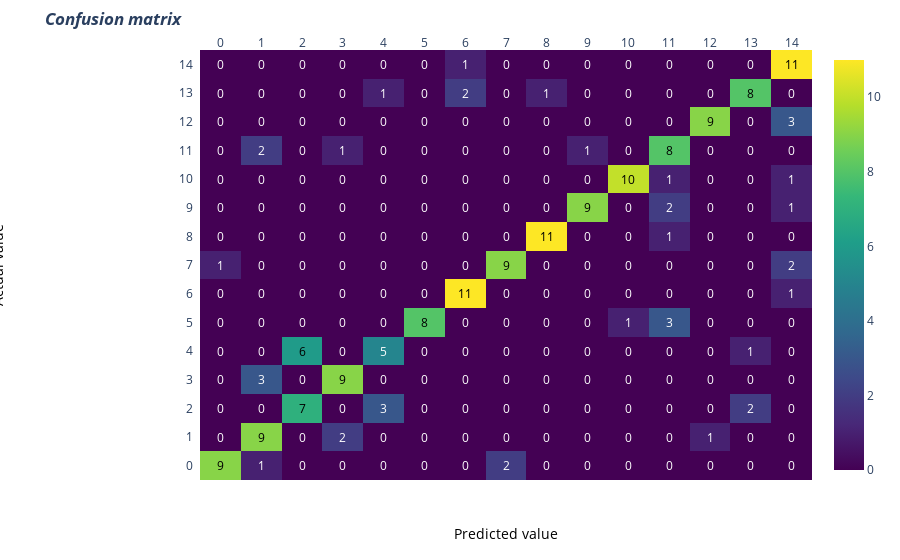

Notebook cell for this chart:
### Code cell
import plotly.figure_factory as ff
# invert z idx values

z= cm

# invert z idx values
#z = z[::-1]

x= [0,1,2,3,4,5,6,7,8,9,10,11,12,13,14]
y1=x
#y =x[::-1].copy() # invert idx values of x
#print(y)
#y=x
# change each element of z to type string for annotations
z_text = [[str(y1) for y1 in x] for x in z]

# set up figure
fig = ff.create_annotated_heatmap(z, x=x, y=y1, annotation_text=z_text, colorscale='Viridis')

# add title
fig.update_layout(title_text='<i><b>Confusion matrix</b></i>',
                  #xaxis = dict(title='x'),
                  #yaxis = dict(title='x')
                 )

# add custom xaxis title
fig.add_annotation(dict(font=dict(color="black",size=14),
                        x=0.5,
                        y=-0.15,
                        showarrow=False,
                        text="Predicted value",
                        xref="paper",
                        yref="paper"))

# add custom yaxis title
fig.add_annotation(dict(font=dict(color="black",size=14),
                        x=-0.35,
                        y=0.5,
                        showarrow=False,
                        text="Actual value",
                        textangle=-90,
                        xref="paper",
                        yref="paper"))

# adjust margins to make room for yaxis title
fig.update_layout(margin=dict(t=50, l=200))

# add colorbar
fig['data'][0]['showscale'] = True
fig.show()

### Figure 1 — Plotly figure (JSON) as saved in the notebook; plotly's stock layout.template omitted (floating-point values rounded to 4 significant figures; data arrays with more than 128 entries replaced by an {"elided": "..."} marker saying what was removed)
{"data": [{"colorscale": [[0, "#440154"], [0.1111, "#482878"], [0.2222, "#3e4989"], [0.3333, "#31688e"], [0.4444, "#26828e"], [0.5556, "#1f9e89"], [0.6667, "#35b779"], [0.7778, "#6ece58"], [0.8889, "#b5de2b"], [1, "#fde725"]], "reversescale": false, "showscale": true, "type": "heatmap", "x": [0, 1, 2, 3, 4, 5, 6, 7, 8, 9, 10, 11, 12, 13, 14], "y": [0, 1, 2, 3, 4, 5, 6, 7, 8, 9, 10, 11, 12, 13, 14], "z": {"elided": "15x15 int values"}}], "layout": {"annotations": [{"font": {"color": "#000000"}, "showarrow": false, "text": "9", "x": 0, "xref": "x", "y": 0, "yref": "y"}, {"font": {"color": "#FFFFFF"}, "showarrow": false, "text": "1", "x": 1, "xref": "x", "y": 0, "yref": "y"}, {"font": {"color": "#FFFFFF"}, "showarrow": false, "text": "0", "x": 2, "xref": "x", "y": 0, "yref": "y"}, {"font": {"color": "#FFFFFF"}, "showarrow": false, "text": "0", "x": 3, "xref": "x", "y": 0, "yref": "y"}, {"font": {"color": "#FFFFFF"}, "showarrow": false, "text": "0", "x": 4, "xref": "x", "y": 0, "yref": "y"}, {"font": {"color": "#FFFFFF"}, "showarrow": false, "text": "0", "x": 5, "xref": "x", "y": 0, "yref": "y"}, {"font": {"color": "#FFFFFF"}, "showarrow": false, "text": "0", "x": 6, "xref": "x", "y": 0, "yref": "y"}, {"font": {"color": "#FFFFFF"}, "showarrow": false, "text": "2", "x": 7, "xref": "x", "y": 0, "yref": "y"}, {"font": {"color": "#FFFFFF"}, "showarrow": false, "text": "0", "x": 8, "xref": "x", "y": 0, "yref": "y"}, {"font": {"color": "#FFFFFF"}, "showarrow": false, "text": "0", "x": 9, "xref": "x", "y": 0, "yref": "y"}, {"font": {"color": "#FFFFFF"}, "showarrow": false, "text": "0", "x": 10, "xref": "x", "y": 0, "yref": "y"}, {"font": {"color": "#FFFFFF"}, "showarrow": false, "text": "0", "x": 11, "xref": "x", "y": 0, "yref": "y"}, {"font": {"color": "#FFFFFF"}, "showarrow": false, "text": "0", "x": 12, "xref": "x", "y": 0, "yref": "y"}, {"font": {"color": "#FFFFFF"}, "showarrow": false, "text": "0", "x": 13, "xref": "x", "y": 0, "yref": "y"}, {"font": {"color": "#FFFFFF"}, "showarrow": false, "text": "0", "x": 14, "xref": "x", "y": 0, "yref": "y"}, {"font": {"color": "#FFFFFF"}, "showarrow": false, "text": "0", "x": 0, "xref": "x", "y": 1, "yref": "y"}, {"font": {"color": "#000000"}, "showarrow": false, "text": "9", "x": 1, "xref": "x", "y": 1, "yref": "y"}, {"font": {"color": "#FFFFFF"}, "showarrow": false, "text": "0", "x": 2, "xref": "x", "y": 1, "yref": "y"}, {"font": {"color": "#FFFFFF"}, "showarrow": false, "text": "2", "x": 3, "xref": "x", "y": 1, "yref": "y"}, {"font": {"color": "#FFFFFF"}, "showarrow": false, "text": "0", "x": 4, "xref": "x", "y": 1, "yref": "y"}, {"font": {"color": "#FFFFFF"}, "showarrow": false, "text": "0", "x": 5, "xref": "x", "y": 1, "yref": "y"}, {"font": {"color": "#FFFFFF"}, "showarrow": false, "text": "0", "x": 6, "xref": "x", "y": 1, "yref": "y"}, {"font": {"color": "#FFFFFF"}, "showarrow": false, "text": "0", "x": 7, "xref": "x", "y": 1, "yref": "y"}, {"font": {"color": "#FFFFFF"}, "showarrow": false, "text": "0", "x": 8, "xref": "x", "y": 1, "yref": "y"}, {"font": {"color": "#FFFFFF"}, "showarrow": false, "text": "0", "x": 9, "xref": "x", "y": 1, "yref": "y"}, {"font": {"color": "#FFFFFF"}, "showarrow": false, "text": "0", "x": 10, "xref": "x", "y": 1, "yref": "y"}, {"font": {"color": "#FFFFFF"}, "showarrow": false, "text": "0", "x": 11, "xref": "x", "y": 1, "yref": "y"}, {"font": {"color": "#FFFFFF"}, "showarrow": false, "text": "1", "x": 12, "xref": "x", "y": 1, "yref": "y"}, {"font": {"color": "#FFFFFF"}, "showarrow": false, "text": "0", "x": 13, "xref": "x", "y": 1, "yref": "y"}, {"font": {"color": "#FFFFFF"}, "showarrow": false, "text": "0", "x": 14, "xref": "x", "y": 1, "yref": "y"}, {"font": {"color": "#FFFFFF"}, "showarrow": false, "text": "0", "x": 0, "xref": "x", "y": 2, "yref": "y"}, {"font": {"color": "#FFFFFF"}, "showarrow": false, "text": "0", "x": 1, "xref": "x", "y": 2, "yref": "y"}, {"font": {"color": "#000000"}, "showarrow": false, "text": "7", "x": 2, "xref": "x", "y": 2, "yref": "y"}, {"font": {"color": "#FFFFFF"}, "showarrow": false, "text": "0", "x": 3, "xref": "x", "y": 2, "yref": "y"}, {"font": {"color": "#FFFFFF"}, "showarrow": false, "text": "3", "x": 4, "xref": "x", "y": 2, "yref": "y"}, {"font": {"color": "#FFFFFF"}, "showarrow": false, "text": "0", "x": 5, "xref": "x", "y": 2, "yref": "y"}, {"font": {"color": "#FFFFFF"}, "showarrow": false, "text": "0", "x": 6, "xref": "x", "y": 2, "yref": "y"}, {"font": {"color": "#FFFFFF"}, "showarrow": false, "text": "0", "x": 7, "xref": "x", "y": 2, "yref": "y"}, {"font": {"color": "#FFFFFF"}, "showarrow": false, "text": "0", "x": 8, "xref": "x", "y": 2, "yref": "y"}, {"font": {"color": "#FFFFFF"}, "showarrow": false, "text": "0", "x": 9, "xref": "x", "y": 2, "yref": "y"}, {"font": {"color": "#FFFFFF"}, "showarrow": false, "text": "0", "x": 10, "xref": "x", "y": 2, "yref": "y"}, {"font": {"color": "#FFFFFF"}, "showarrow": false, "text": "0", "x": 11, "xref": "x", "y": 2, "yref": "y"}, {"font": {"color": "#FFFFFF"}, "showarrow": false, "text": "0", "x": 12, "xref": "x", "y": 2, "yref": "y"}, {"font": {"color": "#FFFFFF"}, "showarrow": false, "text": "2", "x": 13, "xref": "x", "y": 2, "yref": "y"}, {"font": {"color": "#FFFFFF"}, "showarrow": false, "text": "0", "x": 14, "xref": "x", "y": 2, "yref": "y"}, {"font": {"color": "#FFFFFF"}, "showarrow": false, "text": "0", "x": 0, "xref": "x", "y": 3, "yref": "y"}, {"font": {"color": "#FFFFFF"}, "showarrow": false, "text": "3", "x": 1, "xref": "x", "y": 3, "yref": "y"}, {"font": {"color": "#FFFFFF"}, "showarrow": false, "text": "0", "x": 2, "xref": "x", "y": 3, "yref": "y"}, {"font": {"color": "#000000"}, "showarrow": false, "text": "9", "x": 3, "xref": "x", "y": 3, "yref": "y"}, {"font": {"color": "#FFFFFF"}, "showarrow": false, "text": "0", "x": 4, "xref": "x", "y": 3, "yref": "y"}, {"font": {"color": "#FFFFFF"}, "showarrow": false, "text": "0", "x": 5, "xref": "x", "y": 3, "yref": "y"}, {"font": {"color": "#FFFFFF"}, "showarrow": false, "text": "0", "x": 6, "xref": "x", "y": 3, "yref": "y"}, {"font": {"color": "#FFFFFF"}, "showarrow": false, "text": "0", "x": 7, "xref": "x", "y": 3, "yref": "y"}, {"font": {"color": "#FFFFFF"}, "showarrow": false, "text": "0", "x": 8, "xref": "x", "y": 3, "yref": "y"}, {"font": {"color": "#FFFFFF"}, "showarrow": false, "text": "0", "x": 9, "xref": "x", "y": 3, "yref": "y"}, {"font": {"color": "#FFFFFF"}, "showarrow": false, "text": "0", "x": 10, "xref": "x", "y": 3, "yref": "y"}, {"font": {"color": "#FFFFFF"}, "showarrow": false, "text": "0", "x": 11, "xref": "x", "y": 3, "yref": "y"}, {"font": {"color": "#FFFFFF"}, "showarrow": false, "text": "0", "x": 12, "xref": "x", "y": 3, "yref": "y"}, {"font": {"color": "#FFFFFF"}, "showarrow": false, "text": "0", "x": 13, "xref": "x", "y": 3, "yref": "y"}, {"font": {"color": "#FFFFFF"}, "showarrow": false, "text": "0", "x": 14, "xref": "x", "y": 3, "yref": "y"}, {"font": {"color": "#FFFFFF"}, "showarrow": false, "text": "0", "x": 0, "xref": "x", "y": 4, "yref": "y"}, {"font": {"color": "#FFFFFF"}, "showarrow": false, "text": "0", "x": 1, "xref": "x", "y": 4, "yref": "y"}, {"font": {"color": "#000000"}, "showarrow": false, "text": "6", "x": 2, "xref": "x", "y": 4, "yref": "y"}, {"font": {"color": "#FFFFFF"}, "showarrow": false, "text": "0", "x": 3, "xref": "x", "y": 4, "yref": "y"}, {"font": {"color": "#FFFFFF"}, "showarrow": false, "text": "5", "x": 4, "xref": "x", "y": 4, "yref": "y"}, {"font": {"color": "#FFFFFF"}, "showarrow": false, "text": "0", "x": 5, "xref": "x", "y": 4, "yref": "y"}, {"font": {"color": "#FFFFFF"}, "showarrow": false, "text": "0", "x": 6, "xref": "x", "y": 4, "yref": "y"}, {"font": {"color": "#FFFFFF"}, "showarrow": false, "text": "0", "x": 7, "xref": "x", "y": 4, "yref": "y"}, {"font": {"color": "#FFFFFF"}, "showarrow": false, "text": "0", "x": 8, "xref": "x", "y": 4, "yref": "y"}, {"font": {"color": "#FFFFFF"}, "showarrow": false, "text": "0", "x": 9, "xref": "x", "y": 4, "yref": "y"}, {"font": {"color": "#FFFFFF"}, "showarrow": false, "text": "0", "x": 10, "xref": "x", "y": 4, "yref": "y"}, {"font": {"color": "#FFFFFF"}, "showarrow": false, "text": "0", "x": 11, "xref": "x", "y": 4, "yref": "y"}, {"font": {"color": "#FFFFFF"}, "showarrow": false, "text": "0", "x": 12, "xref": "x", "y": 4, "yref": "y"}, {"font": {"color": "#FFFFFF"}, "showarrow": false, "text": "1", "x": 13, "xref": "x", "y": 4, "yref": "y"}, {"font": {"color": "#FFFFFF"}, "showarrow": false, "text": "0", "x": 14, "xref": "x", "y": 4, "yref": "y"}, {"font": {"color": "#FFFFFF"}, "showarrow": false, "text": "0", "x": 0, "xref": "x", "y": 5, "yref": "y"}, {"font": {"color": "#FFFFFF"}, "showarrow": false, "text": "0", "x": 1, "xref": "x", "y": 5, "yref": "y"}, {"font": {"color": "#FFFFFF"}, "showarrow": false, "text": "0", "x": 2, "xref": "x", "y": 5, "yref": "y"}, {"font": {"color": "#FFFFFF"}, "showarrow": false, "text": "0", "x": 3, "xref": "x", "y": 5, "yref": "y"}, {"font": {"color": "#FFFFFF"}, "showarrow": false, "text": "0", "x": 4, "xref": "x", "y": 5, "yref": "y"}, {"font": {"color": "#000000"}, "showarrow": false, "text": "8", "x": 5, "xref": "x", "y": 5, "yref": "y"}, {"font": {"color": "#FFFFFF"}, "showarrow": false, "text": "0", "x": 6, "xref": "x", "y": 5, "yref": "y"}, {"font": {"color": "#FFFFFF"}, "showarrow": false, "text": "0", "x": 7, "xref": "x", "y": 5, "yref": "y"}, {"font": {"color": "#FFFFFF"}, "showarrow": false, "text": "0", "x": 8, "xref": "x", "y": 5, "yref": "y"}, {"font": {"color": "#FFFFFF"}, "showarrow": false, "text": "0", "x": 9, "xref": "x", "y": 5, "yref": "y"}, {"font": {"color": "#FFFFFF"}, "showarrow": false, "text": "1", "x": 10, "xref": "x", "y": 5, "yref": "y"}, {"font": {"color": "#FFFFFF"}, "showarrow": false, "text": "3", "x": 11, "xref": "x", "y": 5, "yref": "y"}, {"font": {"color": "#FFFFFF"}, "showarrow": false, "text": "0", "x": 12, "xref": "x", "y": 5, "yref": "y"}, {"font": {"color": "#FFFFFF"}, "showarrow": false, "text": "0", "x": 13, "xref": "x", "y": 5, "yref": "y"}, {"font": {"color": "#FFFFFF"}, "showarrow": false, "text": "0", "x": 14, "xref": "x", "y": 5, "yref": "y"}, {"font": {"color": "#FFFFFF"}, "showarrow": false, "text": "0", "x": 0, "xref": "x", "y": 6, "yref": "y"}, {"font": {"color": "#FFFFFF"}, "showarrow": false, "text": "0", "x": 1, "xref": "x", "y": 6, "yref": "y"}, {"font": {"color": "#FFFFFF"}, "showarrow": false, "text": "0", "x": 2, "xref": "x", "y": 6, "yref": "y"}, {"font": {"color": "#FFFFFF"}, "showarrow": false, "text": "0", "x": 3, "xref": "x", "y": 6, "yref": "y"}, {"font": {"color": "#FFFFFF"}, "showarrow": false, "text": "0", "x": 4, "xref": "x", "y": 6, "yref": "y"}, {"font": {"color": "#FFFFFF"}, "showarrow": false, "text": "0", "x": 5, "xref": "x", "y": 6, "yref": "y"}, {"font": {"color": "#000000"}, "showarrow": false, "text": "11", "x": 6, "xref": "x", "y": 6, "yref": "y"}, {"font": {"color": "#FFFFFF"}, "showarrow": false, "text": "0", "x": 7, "xref": "x", "y": 6, "yref": "y"}, {"font": {"color": "#FFFFFF"}, "showarrow": false, "text": "0", "x": 8, "xref": "x", "y": 6, "yref": "y"}, {"font": {"color": "#FFFFFF"}, "showarrow": false, "text": "0", "x": 9, "xref": "x", "y": 6, "yref": "y"}, {"font": {"color": "#FFFFFF"}, "showarrow": false, "text": "0", "x": 10, "xref": "x", "y": 6, "yref": "y"}, {"font": {"color": "#FFFFFF"}, "showarrow": false, "text": "0", "x": 11, "xref": "x", "y": 6, "yref": "y"}, {"font": {"color": "#FFFFFF"}, "showarrow": false, "text": "0", "x": 12, "xref": "x", "y": 6, "yref": "y"}, {"font": {"color": "#FFFFFF"}, "showarrow": false, "text": "0", "x": 13, "xref": "x", "y": 6, "yref": "y"}, {"font": {"color": "#FFFFFF"}, "showarrow": false, "text": "1", "x": 14, "xref": "x", "y": 6, "yref": "y"}, {"font": {"color": "#FFFFFF"}, "showarrow": false, "text": "1", "x": 0, "xref": "x", "y": 7, "yref": "y"}, {"font": {"color": "#FFFFFF"}, "showarrow": false, "text": "0", "x": 1, "xref": "x", "y": 7, "yref": "y"}, {"font": {"color": "#FFFFFF"}, "showarrow": false, "text": "0", "x": 2, "xref": "x", "y": 7, "yref": "y"}, {"font": {"color": "#FFFFFF"}, "showarrow": false, "text": "0", "x": 3, "xref": "x", "y": 7, "yref": "y"}, {"font": {"color": "#FFFFFF"}, "showarrow": false, "text": "0", "x": 4, "xref": "x", "y": 7, "yref": "y"}, {"font": {"color": "#FFFFFF"}, "showarrow": false, "text": "0", "x": 5, "xref": "x", "y": 7, "yref": "y"}, {"font": {"color": "#FFFFFF"}, "showarrow": false, "text": "0", "x": 6, "xref": "x", "y": 7, "yref": "y"}, {"font": {"color": "#000000"}, "showarrow": false, "text": "9", "x": 7, "xref": "x", "y": 7, "yref": "y"}, {"font": {"color": "#FFFFFF"}, "showarrow": false, "text": "0", "x": 8, "xref": "x", "y": 7, "yref": "y"}, {"font": {"color": "#FFFFFF"}, "showarrow": false, "text": "0", "x": 9, "xref": "x", "y": 7, "yref": "y"}, {"font": {"color": "#FFFFFF"}, "showarrow": false, "text": "0", "x": 10, "xref": "x", "y": 7, "yref": "y"}, {"font": {"color": "#FFFFFF"}, "showarrow": false, "text": "0", "x": 11, "xref": "x", "y": 7, "yref": "y"}, {"font": {"color": "#FFFFFF"}, "showarrow": false, "text": "0", "x": 12, "xref": "x", "y": 7, "yref": "y"}, {"font": {"color": "#FFFFFF"}, "showarrow": false, "text": "0", "x": 13, "xref": "x", "y": 7, "yref": "y"}, {"font": {"color": "#FFFFFF"}, "showarrow": false, "text": "2", "x": 14, "xref": "x", "y": 7, "yref": "y"}, {"font": {"color": "#FFFFFF"}, "showarrow": false, "text": "0", "x": 0, "xref": "x", "y": 8, "yref": "y"}, {"font": {"color": "#FFFFFF"}, "showarrow": false, "text": "0", "x": 1, "xref": "x", "y": 8, "yref": "y"}, {"font": {"color": "#FFFFFF"}, "showarrow": false, "text": "0", "x": 2, "xref": "x", "y": 8, "yref": "y"}, {"font": {"color": "#FFFFFF"}, "showarrow": false, "text": "0", "x": 3, "xref": "x", "y": 8, "yref": "y"}, {"font": {"color": "#FFFFFF"}, "showarrow": false, "text": "0", "x": 4, "xref": "x", "y": 8, "yref": "y"}, {"font": {"color": "#FFFFFF"}, "showarrow": false, "text": "0", "x": 5, "xref": "x", "y": 8, "yref": "y"}, {"font": {"color": "#FFFFFF"}, "showarrow": false, "text": "0", "x": 6, "xref": "x", "y": 8, "yref": "y"}, {"font": {"color": "#FFFFFF"}, "showarrow": false, "text": "0", "x": 7, "xref": "x", "y": 8, "yref": "y"}, {"font": {"color": "#000000"}, "showarrow": false, "text": "11", "x": 8, "xref": "x", "y": 8, "yref": "y"}, {"font": {"color": "#FFFFFF"}, "showarrow": false, "text": "0", "x": 9, "xref": "x", "y": 8, "yref": "y"}, {"font": {"color": "#FFFFFF"}, "showarrow": false, "text": "0", "x": 10, "xref": "x", "y": 8, "yref": "y"}, {"font": {"color": "#FFFFFF"}, "showarrow": false, "text": "1", "x": 11, "xref": "x", "y": 8, "yref": "y"}, {"font": {"color": "#FFFFFF"}, "showarrow": false, "text": "0", "x": 12, "xref": "x", "y": 8, "yref": "y"}, {"font": {"color": "#FFFFFF"}, "showarrow": false, "text": "0", "x": 13, "xref": "x", "y": 8, "yref": "y"}, {"font": {"color": "#FFFFFF"}, "showarrow": false, "text": "0", "x": 14, "xref": "x", "y": 8, "yref": "y"}, {"font": {"color": "#FFFFFF"}, "showarrow": false, "text": "0", "x": 0, "xref": "x", "y": 9, "yref": "y"}, {"font": {"color": "#FFFFFF"}, "showarrow": false, "text": "0", "x": 1, "xref": "x", "y": 9, "yref": "y"}, {"font": {"color": "#FFFFFF"}, "showarrow": false, "text": "0", "x": 2, "xref": "x", "y": 9, "yref": "y"}, {"font": {"color": "#FFFFFF"}, "showarrow": false, "text": "0", "x": 3, "xref": "x", "y": 9, "yref": "y"}, {"font": {"color": "#FFFFFF"}, "showarrow": false, "text": "0", "x": 4, "xref": "x", "y": 9, "yref": "y"}, {"font": {"color": "#FFFFFF"}, "showarrow": false, "text": "0", "x": 5, "xref": "x", "y": 9, "yref": "y"}, {"font": {"color": "#FFFFFF"}, "showarrow": false, "text": "0", "x": 6, "xref": "x", "y": 9, "yref": "y"}, {"font": {"color": "#FFFFFF"}, "showarrow": false, "text": "0", "x": 7, "xref": "x", "y": 9, "yref": "y"}, {"font": {"color": "#FFFFFF"}, "showarrow": false, "text": "0", "x": 8, "xref": "x", "y": 9, "yref": "y"}, {"font": {"color": "#000000"}, "showarrow": false, "text": "9", "x": 9, "xref": "x", "y": 9, "yref": "y"}, {"font": {"color": "#FFFFFF"}, "showarrow": false, "text": "0", "x": 10, "xref": "x", "y": 9, "yref": "y"}, {"font": {"color": "#FFFFFF"}, "showarrow": false, "text": "2", "x": 11, "xref": "x", "y": 9, "yref": "y"}, {"font": {"color": "#FFFFFF"}, "showarrow": false, "text": "0", "x": 12, "xref": "x", "y": 9, "yref": "y"}, {"font": {"color": "#FFFFFF"}, "showarrow": false, "text": "0", "x": 13, "xref": "x", "y": 9, "yref": "y"}, {"font": {"color": "#FFFFFF"}, "showarrow": false, "text": "1", "x": 14, "xref": "x", "y": 9, "yref": "y"}, {"font": {"color": "#FFFFFF"}, "showarrow": false, "text": "0", "x": 0, "xref": "x", "y": 10, "yref": "y"}, {"font": {"color": "#FFFFFF"}, "showarrow": false, "text": "0", "x": 1, "xref": "x", "y": 10, "yref": "y"}, {"font": {"color": "#FFFFFF"}, "showarrow": false, "text": "0", "x": 2, "xref": "x", "y": 10, "yref": "y"}, {"font": {"color": "#FFFFFF"}, "showarrow": false, "text": "0", "x": 3, "xref": "x", "y": 10, "yref": "y"}, {"font": {"color": "#FFFFFF"}, "showarrow": false, "text": "0", "x": 4, "xref": "x", "y": 10, "yref": "y"}, {"font": {"color": "#FFFFFF"}, "showarrow": false, "text": "0", "x": 5, "xref": "x", "y": 10, "yref": "y"}, {"font": {"color": "#FFFFFF"}, "showarrow": false, "text": "0", "x": 6, "xref": "x", "y": 10, "yref": "y"}, {"font": {"color": "#FFFFFF"}, "showarrow": false, "text": "0", "x": 7, "xref": "x", "y": 10, "yref": "y"}, {"font": {"color": "#FFFFFF"}, "showarrow": false, "text": "0", "x": 8, "xref": "x", "y": 10, "yref": "y"}, {"font": {"color": "#FFFFFF"}, "showarrow": false, "text": "0", "x": 9, "xref": "x", "y": 10, "yref": "y"}, {"font": {"color": "#000000"}, "showarrow": false, "text": "10", "x": 10, "xref": "x", "y": 10, "yref": "y"}, {"font": {"color": "#FFFFFF"}, "showarrow": false, "text": "1", "x": 11, "xref": "x", "y": 10, "yref": "y"}, {"font": {"color": "#FFFFFF"}, "showarrow": false, "text": "0", "x": 12, "xref": "x", "y": 10, "yref": "y"}, {"font": {"color": "#FFFFFF"}, "showarrow": false, "text": "0", "x": 13, "xref": "x", "y": 10, "yref": "y"}, {"font": {"color": "#FFFFFF"}, "showarrow": false, "text": "1", "x": 14, "xref": "x", "y": 10, "yref": "y"}, {"font": {"color": "#FFFFFF"}, "showarrow": false, "text": "0", "x": 0, "xref": "x", "y": 11, "yref": "y"}, {"font": {"color": "#FFFFFF"}, "showarrow": false, "text": "2", "x": 1, "xref": "x", "y": 11, "yref": "y"}, {"font": {"color": "#FFFFFF"}, "showarrow": false, "text": "0", "x": 2, "xref": "x", "y": 11, "yref": "y"}, {"font": {"color": "#FFFFFF"}, "showarrow": false, "text": "1", "x": 3, "xref": "x", "y": 11, "yref": "y"}, {"font": {"color": "#FFFFFF"}, "showarrow": false, "text": "0", "x": 4, "xref": "x", "y": 11, "yref": "y"}, {"font": {"color": "#FFFFFF"}, "showarrow": false, "text": "0", "x": 5, "xref": "x", "y": 11, "yref": "y"}, {"font": {"color": "#FFFFFF"}, "showarrow": false, "text": "0", "x": 6, "xref": "x", "y": 11, "yref": "y"}, {"font": {"color": "#FFFFFF"}, "showarrow": false, "text": "0", "x": 7, "xref": "x", "y": 11, "yref": "y"}, {"font": {"color": "#FFFFFF"}, "showarrow": false, "text": "0", "x": 8, "xref": "x", "y": 11, "yref": "y"}, {"font": {"color": "#FFFFFF"}, "showarrow": false, "text": "1", "x": 9, "xref": "x", "y": 11, "yref": "y"}, {"font": {"color": "#FFFFFF"}, "showarrow": false, "text": "0", "x": 10, "xref": "x", "y": 11, "yref": "y"}, {"font": {"color": "#000000"}, "showarrow": false, "text": "8", "x": 11, "xref": "x", "y": 11, "yref": "y"}, {"font": {"color": "#FFFFFF"}, "showarrow": false, "text": "0", "x": 12, "xref": "x", "y": 11, "yref": "y"}, {"font": {"color": "#FFFFFF"}, "showarrow": false, "text": "0", "x": 13, "xref": "x", "y": 11, "yref": "y"}, {"font": {"color": "#FFFFFF"}, "showarrow": false, "text": "0", "x": 14, "xref": "x", "y": 11, "yref": "y"}, {"font": {"color": "#FFFFFF"}, "showarrow": false, "text": "0", "x": 0, "xref": "x", "y": 12, "yref": "y"}, {"font": {"color": "#FFFFFF"}, "showarrow": false, "text": "0", "x": 1, "xref": "x", "y": 12, "yref": "y"}, {"font": {"color": "#FFFFFF"}, "showarrow": false, "text": "0", "x": 2, "xref": "x", "y": 12, "yref": "y"}, {"font": {"color": "#FFFFFF"}, "showarrow": false, "text": "0", "x": 3, "xref": "x", "y": 12, "yref": "y"}, {"font": {"color": "#FFFFFF"}, "showarrow": false, "text": "0", "x": 4, "xref": "x", "y": 12, "yref": "y"}, {"font": {"color": "#FFFFFF"}, "showarrow": false, "text": "0", "x": 5, "xref": "x", "y": 12, "yref": "y"}, {"font": {"color": "#FFFFFF"}, "showarrow": false, "text": "0", "x": 6, "xref": "x", "y": 12, "yref": "y"}, {"font": {"color": "#FFFFFF"}, "showarrow": false, "text": "0", "x": 7, "xref": "x", "y": 12, "yref": "y"}, {"font": {"color": "#FFFFFF"}, "showarrow": false, "text": "0", "x": 8, "xref": "x", "y": 12, "yref": "y"}, {"font": {"color": "#FFFFFF"}, "showarrow": false, "text": "0", "x": 9, "xref": "x", "y": 12, "yref": "y"}, {"font": {"color": "#FFFFFF"}, "showarrow": false, "text": "0", "x": 10, "xref": "x", "y": 12, "yref": "y"}, {"font": {"color": "#FFFFFF"}, "showarrow": false, "text": "0", "x": 11, "xref": "x", "y": 12, "yref": "y"}, {"font": {"color": "#000000"}, "showarrow": false, "text": "9", "x": 12, "xref": "x", "y": 12, "yref": "y"}, {"font": {"color": "#FFFFFF"}, "showarrow": false, "text": "0", "x": 13, "xref": "x", "y": 12, "yref": "y"}, {"font": {"color": "#FFFFFF"}, "showarrow": false, "text": "3", "x": 14, "xref": "x", "y": 12, "yref": "y"}, {"font": {"color": "#FFFFFF"}, "showarrow": false, "text": "0", "x": 0, "xref": "x", "y": 13, "yref": "y"}, {"font": {"color": "#FFFFFF"}, "showarrow": false, "text": "0", "x": 1, "xref": "x", "y": 13, "yref": "y"}, {"font": {"color": "#FFFFFF"}, "showarrow": false, "text": "0", "x": 2, "xref": "x", "y": 13, "yref": "y"}, {"font": {"color": "#FFFFFF"}, "showarrow": false, "text": "0", "x": 3, "xref": "x", "y": 13, "yref": "y"}, {"font": {"color": "#FFFFFF"}, "showarrow": false, "text": "1", "x": 4, "xref": "x", "y": 13, "yref": "y"}, {"font": {"color": "#FFFFFF"}, "showarrow": false, "text": "0", "x": 5, "xref": "x", "y": 13, "yref": "y"}, {"font": {"color": "#FFFFFF"}, "showarrow": false, "text": "2", "x": 6, "xref": "x", "y": 13, "yref": "y"}, {"font": {"color": "#FFFFFF"}, "showarrow": false, "text": "0", "x": 7, "xref": "x", "y": 13, "yref": "y"}, {"font": {"color": "#FFFFFF"}, "showarrow": false, "text": "1", "x": 8, "xref": "x", "y": 13, "yref": "y"}, {"font": {"color": "#FFFFFF"}, "showarrow": false, "text": "0", "x": 9, "xref": "x", "y": 13, "yref": "y"}, {"font": {"color": "#FFFFFF"}, "showarrow": false, "text": "0", "x": 10, "xref": "x", "y": 13, "yref": "y"}, {"font": {"color": "#FFFFFF"}, "showarrow": false, "text": "0", "x": 11, "xref": "x", "y": 13, "yref": "y"}, {"font": {"color": "#FFFFFF"}, "showarrow": false, "text": "0", "x": 12, "xref": "x", "y": 13, "yref": "y"}, {"font": {"color": "#000000"}, "showarrow": false, "text": "8", "x": 13, "xref": "x", "y": 13, "yref": "y"}, {"font": {"color": "#FFFFFF"}, "showarrow": false, "text": "0", "x": 14, "xref": "x", "y": 13, "yref": "y"}, {"font": {"color": "#FFFFFF"}, "showarrow": false, "text": "0", "x": 0, "xref": "x", "y": 14, "yref": "y"}, {"font": {"color": "#FFFFFF"}, "showarrow": false, "text": "0", "x": 1, "xref": "x", "y": 14, "yref": "y"}, {"font": {"color": "#FFFFFF"}, "showarrow": false, "text": "0", "x": 2, "xref": "x", "y": 14, "yref": "y"}, {"font": {"color": "#FFFFFF"}, "showarrow": false, "text": "0", "x": 3, "xref": "x", "y": 14, "yref": "y"}, {"font": {"color": "#FFFFFF"}, "showarrow": false, "text": "0", "x": 4, "xref": "x", "y": 14, "yref": "y"}, {"font": {"color": "#FFFFFF"}, "showarrow": false, "text": "0", "x": 5, "xref": "x", "y": 14, "yref": "y"}, {"font": {"color": "#FFFFFF"}, "showarrow": false, "text": "1", "x": 6, "xref": "x", "y": 14, "yref": "y"}, {"font": {"color": "#FFFFFF"}, "showarrow": false, "text": "0", "x": 7, "xref": "x", "y": 14, "yref": "y"}, {"font": {"color": "#FFFFFF"}, "showarrow": false, "text": "0", "x": 8, "xref": "x", "y": 14, "yref": "y"}, {"font": {"color": "#FFFFFF"}, "showarrow": false, "text": "0", "x": 9, "xref": "x", "y": 14, "yref": "y"}, {"font": {"color": "#FFFFFF"}, "showarrow": false, "text": "0", "x": 10, "xref": "x", "y": 14, "yref": "y"}, {"font": {"color": "#FFFFFF"}, "showarrow": false, "text": "0", "x": 11, "xref": "x", "y": 14, "yref": "y"}, {"font": {"color": "#FFFFFF"}, "showarrow": false, "text": "0", "x": 12, "xref": "x", "y": 14, "yref": "y"}, {"font": {"color": "#FFFFFF"}, "showarrow": false, "text": "0", "x": 13, "xref": "x", "y": 14, "yref": "y"}, {"font": {"color": "#000000"}, "showarrow": false, "text": "11", "x": 14, "xref": "x", "y": 14, "yref": "y"}, {"font": {"color": "black", "size": 14}, "showarrow": false, "text": "Predicted value", "x": 0.5, "xref": "paper", "y": -0.15, "yref": "paper"}, {"font": {"color": "black", "size": 14}, "showarrow": false, "text": "Actual value", "textangle": -90, "x": -0.35, "xref": "paper", "y": 0.5, "yref": "paper"}], "autosize": true, "margin": {"l": 200, "t": 50}, "title": {"text": "<i><b>Confusion matrix</b></i>"}, "xaxis": {"autorange": true, "dtick": 1, "gridcolor": "rgb(0, 0, 0)", "range": [-0.5, 14.5], "side": "top", "ticks": "", "type": "linear"}, "yaxis": {"autorange": true, "dtick": 1, "range": [-0.5943, 14.59], "ticks": "", "ticksuffix": "  ", "type": "linear"}}}
